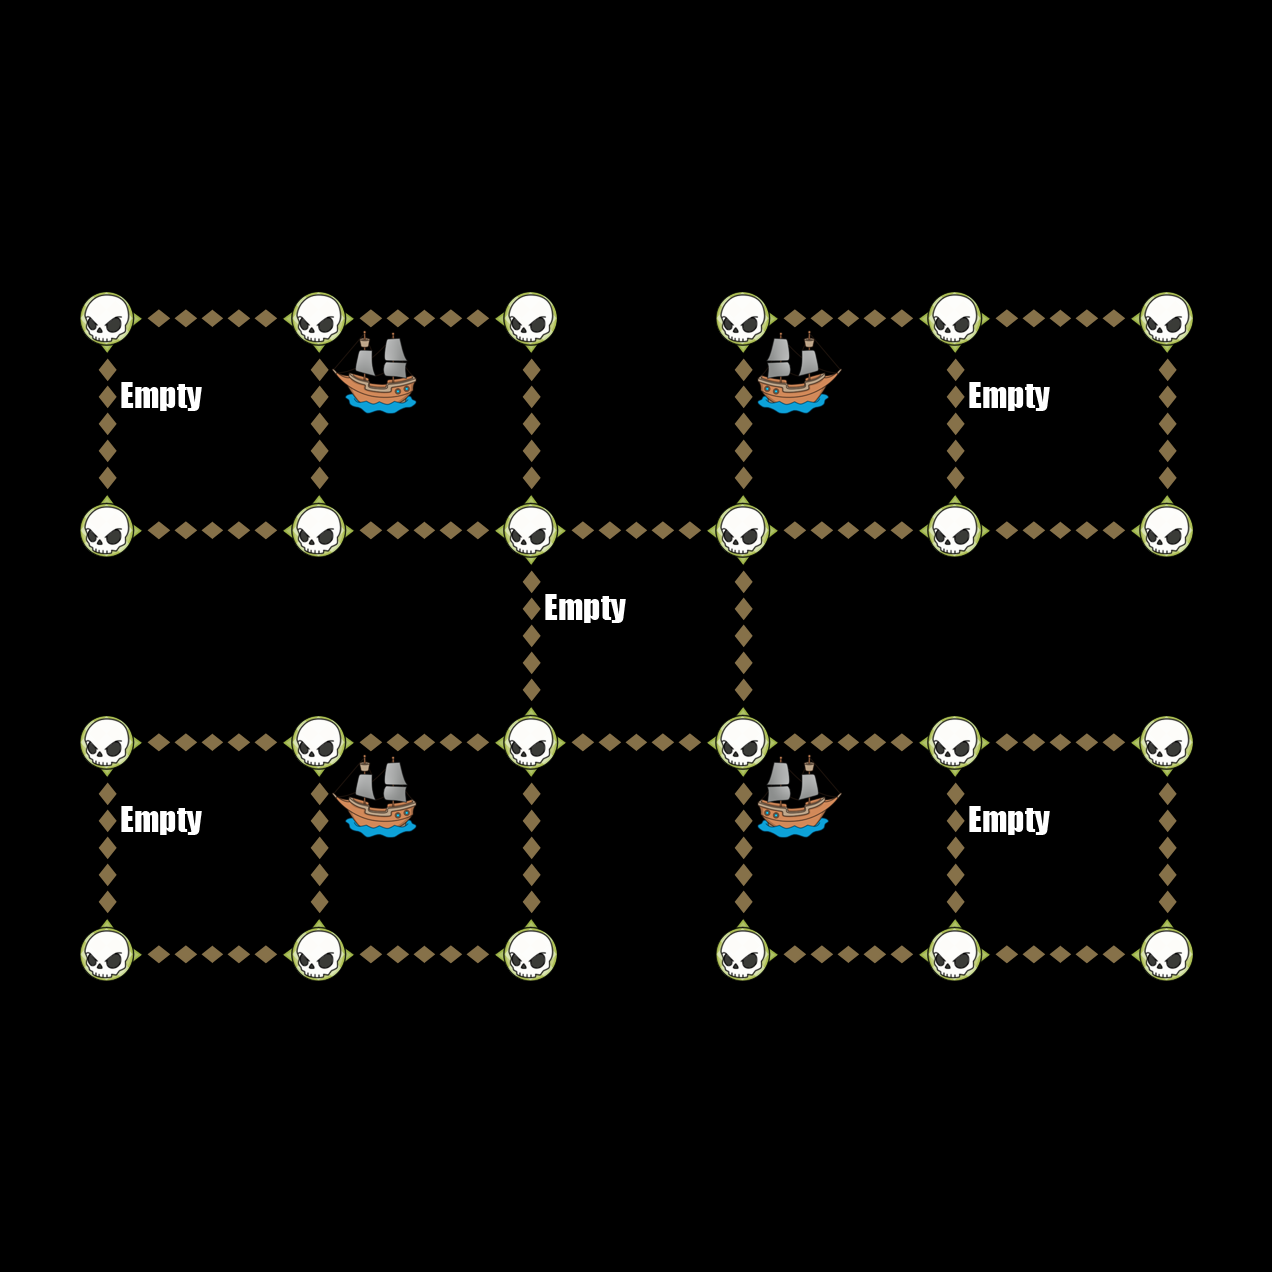

Tiled map render using the project's own tile images. Description and the map definition, with tile-layer contents summarised, below:
An orthogonal 6x6 tile map with 212x212 px tiles, 6 tile layers (Down, Up, Left, Right, ...).

<map version="1.0" orientation="orthogonal" width="6" height="6" tilewidth="212" tileheight="212">
 <tileset firstgid="1" name="TileGraphic_Final-ipadhd" tilewidth="212" tileheight="212">
  <image source="TileGraphic_Final-ipadhd.png" width="636" height="1060" />
  <tile id="0">
   <properties>
    <property name="LineFilled" value="True" />
   </properties>
  </tile>
  <tile id="2">
   <properties>
    <property name="Item" value="TreasureBox" />
   </properties>
  </tile>
  <tile id="4">
   <properties>
    <property name="RowFilled" value="True" />
   </properties>
  </tile>
  <tile id="6">
   <properties>
    <property name="Item" value="CannonLeft" />
   </properties>
  </tile>
  <tile id="7">
   <properties>
    <property name="Item" value="ShipRight" />
   </properties>
  </tile>
  <tile id="8">
   <properties>
    <property name="Item" value="MapOne" />
   </properties>
  </tile>
  <tile id="9">
   <properties>
    <property name="Item" value="CannonRight" />
   </properties>
  </tile>
  <tile id="10">
   <properties>
    <property name="Item" value="ShipLeft" />
   </properties>
  </tile>
  <tile id="11">
   <properties>
    <property name="Item" value="MapTwo" />
   </properties>
  </tile>
  <tile id="12">
   <properties>
    <property name="Item" value="Empty" />
   </properties>
  </tile>
  <tile id="13">
   <properties>
    <property name="Item" value="Skull" />
   </properties>
  </tile>
  <tile id="14">
   <properties>
    <property name="Item" value="Fog" />
   </properties>
  </tile>
 </tileset>
 <layer name="Down" width="6" height="6">
  <data>[36 cells, 14 non-empty, 1 distinct tile ids]</data>
 </layer>
 <layer name="Up" width="6" height="6">
  <data>[36 cells, 14 non-empty, 1 distinct tile ids]</data>
 </layer>
 <layer name="Left" width="6" height="6">
  <data>[36 cells, 18 non-empty, 1 distinct tile ids]</data>
 </layer>
 <layer name="Right" width="6" height="6">
  <data>[36 cells, 18 non-empty, 1 distinct tile ids]</data>
 </layer>
 <layer name="Dots" width="6" height="6">
  <data>[36 cells, 24 non-empty, 1 distinct tile ids]</data>
 </layer>
 <layer name="Items" width="6" height="6">
  <data>[36 cells, 9 non-empty, 3 distinct tile ids]</data>
 </layer>
</map>
